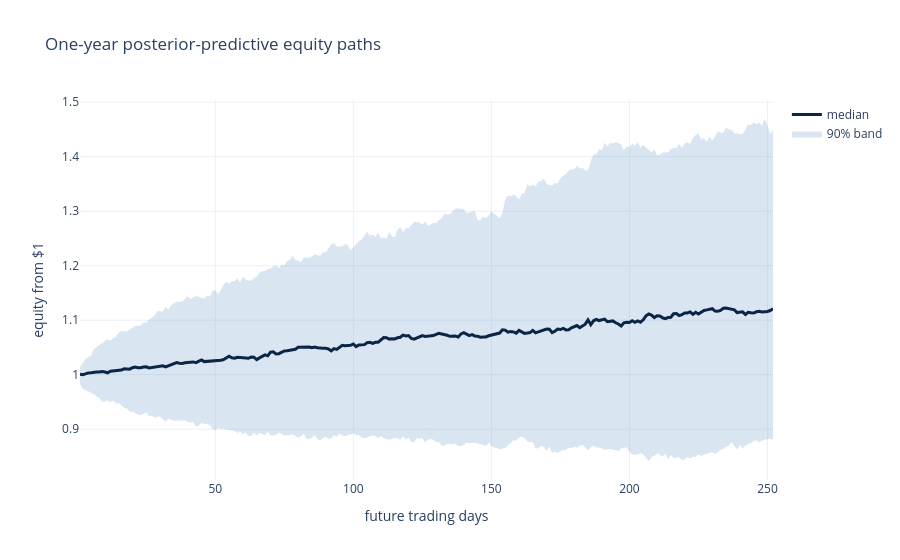

The code cell stored with this chart in its notebook:
### Code cell
# PREDICTIVE POSSIBILITIES

paths = posterior_predictive_paths(idata, baseline.frame['asset_return'], horizon =252, n_paths = 300, seed =99)
days = np.arange(1, TRADING_DAYS+1)
low, middle, high = np.quantile(paths, [0.05, 0.50, 0.95], axis=0)
fig = go.Figure()
fig.add_trace(go.Scatter(x=days, y=high, line=dict(width=0), showlegend=False))
fig.add_trace(go.Scatter(x=days, y=low, fill='tonexty', fillcolor='rgba(46,116,181,0.18)', line=dict(width=0), name='90% band'))
fig.add_trace(go.Scatter(x=days, y=middle, line=dict(color='#0B2545', width=3), name='median'))
fig.update_layout(title='One-year posterior-predictive equity paths', xaxis_title='future trading days', yaxis_title='equity from $1', template='plotly_white')
fig.show()

### Figure 1 — Plotly figure (JSON) as saved in the notebook; plotly's stock layout.template omitted (floating-point values rounded to 4 significant figures; data arrays with more than 128 entries replaced by an {"elided": "..."} marker saying what was removed)
{"data": [{"line": {"width": 0}, "showlegend": false, "type": "scatter", "x": {"elided": "252 int values"}, "y": {"elided": "252 float values"}}, {"fill": "tonexty", "fillcolor": "rgba(46,116,181,0.18)", "line": {"width": 0}, "name": "90% band", "type": "scatter", "x": {"elided": "252 int values"}, "y": {"elided": "252 float values"}}, {"line": {"color": "#0B2545", "width": 3}, "name": "median", "type": "scatter", "x": {"elided": "252 int values"}, "y": {"elided": "252 float values"}}], "layout": {"title": {"text": "One-year posterior-predictive equity paths"}, "xaxis": {"title": {"text": "future trading days"}}, "yaxis": {"title": {"text": "equity from $1"}}}}
